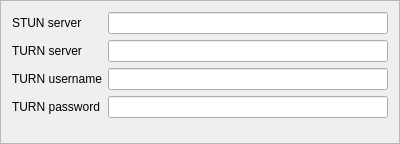
<?xml version="1.0" encoding="UTF-8"?>
<ui version="4.0">
 <class>Frame</class>
 <widget class="QFrame" name="Frame">
  <property name="geometry">
   <rect>
    <x>0</x>
    <y>0</y>
    <width>400</width>
    <height>144</height>
   </rect>
  </property>
  <property name="windowTitle">
   <string>Frame</string>
  </property>
  <property name="frameShape">
   <enum>QFrame::StyledPanel</enum>
  </property>
  <property name="frameShadow">
   <enum>QFrame::Raised</enum>
  </property>
  <layout class="QVBoxLayout" name="verticalLayout">
   <item>
    <layout class="QFormLayout" name="formLayout">
     <item row="0" column="0">
      <widget class="QLabel" name="label">
       <property name="text">
        <string>STUN server</string>
       </property>
      </widget>
     </item>
     <item row="0" column="1">
      <widget class="QLineEdit" name="kcfg_stunServer"/>
     </item>
     <item row="1" column="0">
      <widget class="QLabel" name="label_2">
       <property name="text">
        <string>TURN server</string>
       </property>
      </widget>
     </item>
     <item row="2" column="0">
      <widget class="QLabel" name="label_3">
       <property name="text">
        <string>TURN username</string>
       </property>
      </widget>
     </item>
     <item row="3" column="0">
      <widget class="QLabel" name="label_4">
       <property name="text">
        <string>TURN password</string>
       </property>
      </widget>
     </item>
     <item row="1" column="1">
      <widget class="QLineEdit" name="kcfg_turnServer"/>
     </item>
     <item row="2" column="1">
      <widget class="QLineEdit" name="kcfg_turnUsername"/>
     </item>
     <item row="3" column="1">
      <widget class="QLineEdit" name="kcfg_turnPassword">
       <property name="echoMode">
        <enum>QLineEdit::Password</enum>
       </property>
      </widget>
     </item>
    </layout>
   </item>
  </layout>
 </widget>
 <resources/>
 <connections/>
</ui>
